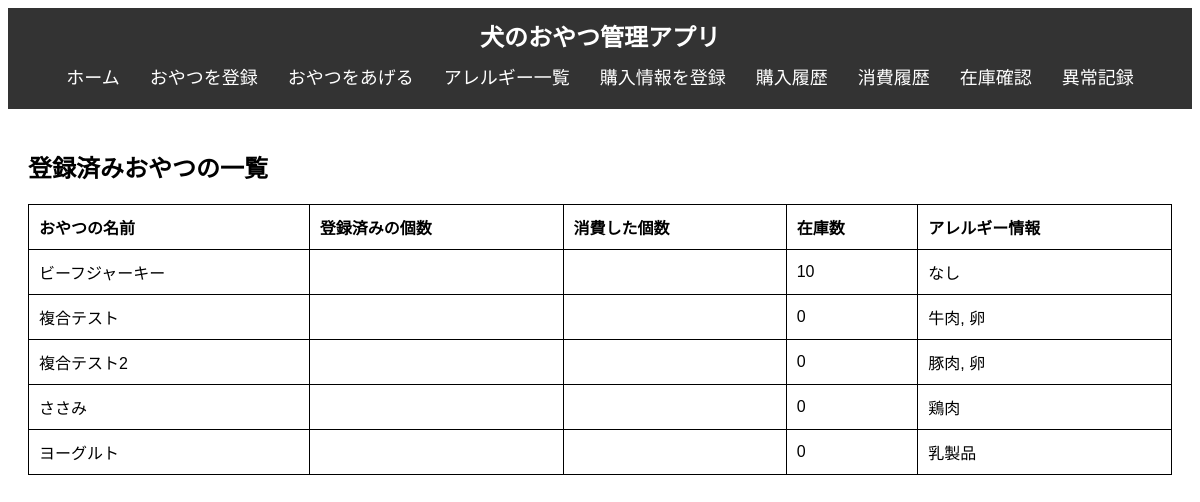
Before: / with the older database file.
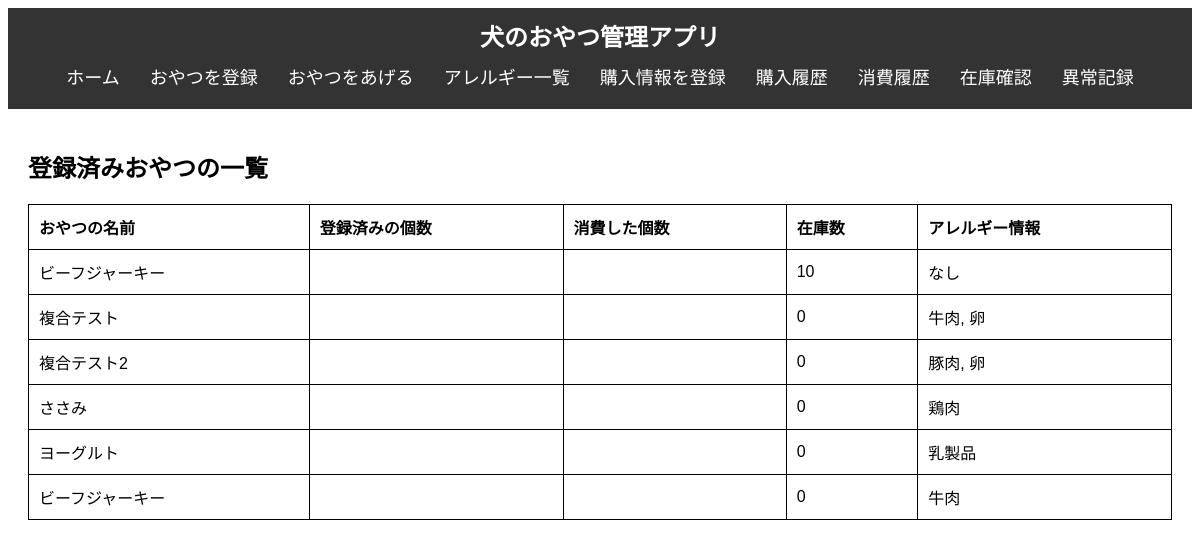
After: the same page with the newer database file.
### tables this page shows
CREATE TABLE "snacks" (
	"id"	INTEGER,
	"name"	TEXT NOT NULL,
	"description"	TEXT,
	"purchase_date"	TEXT,
	"allergy_id"	INTEGER,
	PRIMARY KEY("id" AUTOINCREMENT),
	FOREIGN KEY("allergy_id") REFERENCES "allergies"("id")
);

### app.py (the view)
@app.route('/')
def index():
    conn = get_db_connection()
    snacks = conn.execute('''
        SELECT s.id, s.name,
                COALESCE(GROUP_CONCAT(a.name, ', '), 'なし') AS allergies,
                COALESCE(SUM(DISTINCT ph.quantity), 0) AS total_purchased,
                COALESCE(SUM(DISTINCT sg.quantity), 0) AS total_given,
                COALESCE(SUM(DISTINCT ph.quantity), 0, 0) - COALESCE(SUM(DISTINCT sg.quantity), 0) AS stock,
                REPLACE(REPLACE(COALESCE(GROUP_CONCAT(sp.photo_path),'' ), '\\', '/'), 'static/', '') AS photos
        FROM snacks s
        LEFT JOIN snack_allergies sa ON s.id = sa.snack_id
        LEFT JOIN allergies a ON sa.allergy_id = a.id
        LEFT JOIN purchase_history ph ON s.id = ph.snack_id
        LEFT JOIN snack_giving sg ON s.id = sg.snack_id
        LEFT JOIN snack_photos sp ON s.id = sp.snack_id
        GROUP BY s.id
    ''').fetchall()
    conn.close()
    return render_template('index.html', snacks=snacks)

### app.py (called while the page is built)
def get_db_connection():
    conn = sqlite3.connect('dog_treats.db')
    conn.row_factory = sqlite3.Row
    return conn

### templates/index.html
{% extends 'base.html' %}
{% block content %}
    <h2>登録済みおやつの一覧</h2>
    <table>
        <thead>
            <tr>
                <th>おやつの名前</th>
                <th>登録済みの個数</th>
                <th>消費した個数</th>
                <th>在庫数</th>
                <th>アレルギー情報</th>
            </tr>
        </thead>
        <tbody>
            {% for snack in snacks %}
            <tr>
                <td>{{ snack.name }}</td>
                <td>{{ snack.quantity }}</td>
                <td>{{ snack.consumed }}</td>
                <td>{{ snack.stock }}</td>
                <td>{{ snack.allergies }}</td>
            </tr>
            {% endfor %}
        </tbody>
    </table>
{% endblock %}

Changed rows visible on the page:
added snacks: name "ビーフジャーキー", stock "0", allergies "牛肉"
